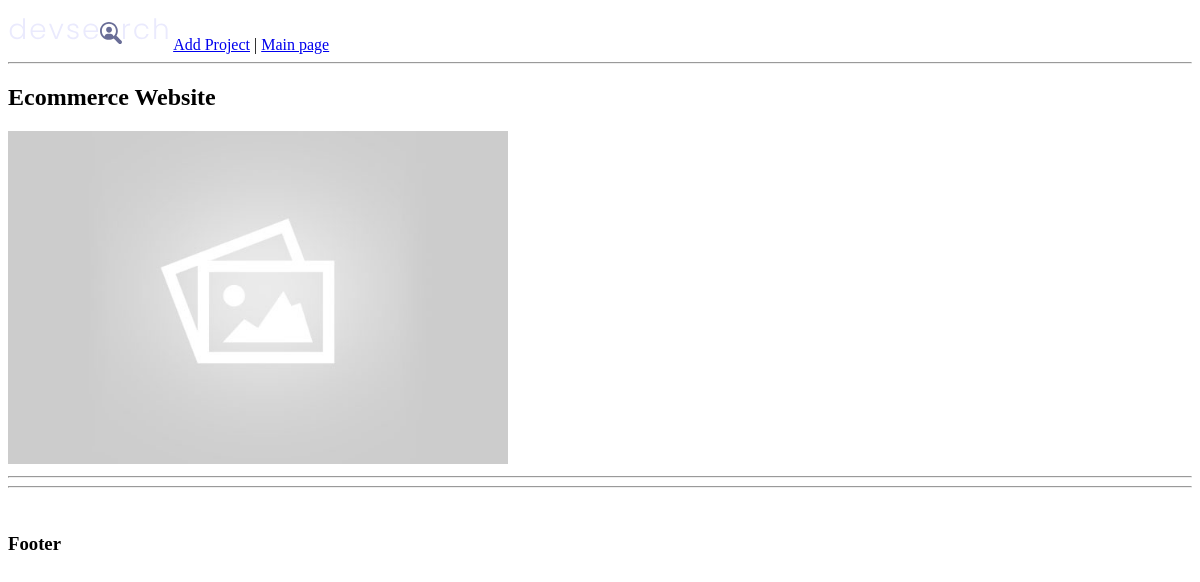
Before: /project_now_i_change_this/5fec44b2-02ea-43e1-8827-6c266c7c59f7/ with the older database file.
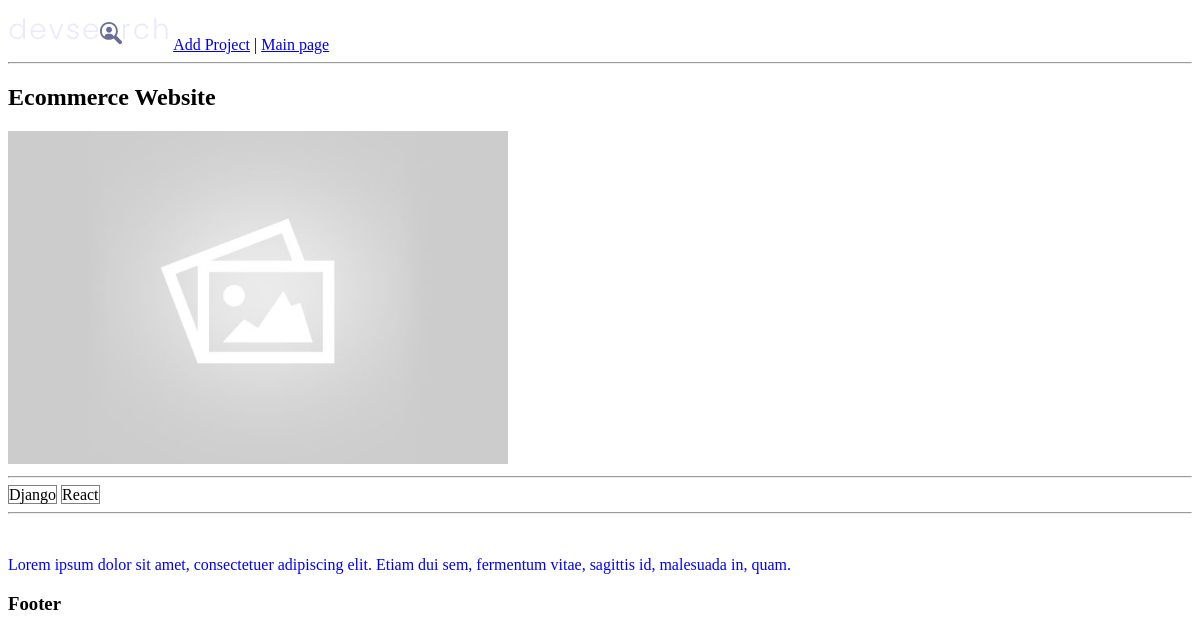
After: the same page with the newer database file.
### projects/models.py (models this page shows, shortened)
class Project(models.Model):
    title = models.CharField(max_length=200)
    description = models.TextField(null=True, blank=True)
    featured_image = models.ImageField(null=True, blank=True, default='default.jpg')
    demo_link = models.CharField(max_length=2000, null=True, blank=True)
    source_link = models.CharField(max_length=2000, null=True, blank=True)
    tags = models.ManyToManyField('Tag', blank=True)
    vote_total = models.IntegerField(default=0, null=True, blank=True)
    vote_ratio = models.IntegerField(default=0, null=True, blank=True)
    created = models.DateTimeField(auto_now_add=True)
    id = models.UUIDField(default=uuid.uuid4, unique=True, primary_key=True, editable=False)

class Tag(models.Model):
    name = models.CharField(max_length=200)
    created = models.DateTimeField(auto_now_add=True)
    id = models.UUIDField(default=uuid.uuid4, unique=True, primary_key=True, editable=False)
    def __str__(self):
        return self.name

### projects/views.py (the view)
# urls.py: path('project_now_i_change_this/<str:pk>/', views.project, name="project"),
def project(request, pk):
    projectObj = Project.objects.get(id=pk)
    context = {'projectObj': projectObj}
    return render(request, 'projects/single-project.html', context)

### projects/templates/projects/single-project.html
{% extends 'main.html' %}
{% block content %}
<h2>{{projectObj.title}}</h2>
<img style="max-width: 500px" src="{{ projectObj.featured_image.url }}" alt="">
<hr>
{% for tag in projectObj.tags.all %}
    <span style='border:1px solid grey'>{{tag}}</span>
{% endfor %}
<hr>
<br>
<p>{{projectObj.description}}</p>
{% endblock content %}

### templates/main.html (shortened to what this page needs)
<!DOCTYPE html>
{% load static %}
<html lang="en">
<head>
    <link rel="stylesheet" type="text/css" media="screen" href="{% static 'styles/main.css' %}">
</head>
<body>
    {% include 'navbar.html' %}
    {% block content %}
    {% endblock content %}
    <footer>
        <h3>Footer</h3>
    </footer>
</body>
</html>

### templates/navbar.html
{% load static %}
<img src="{% static 'images/logo.svg' %}" alt="">
<a href="{% url 'create-project' %}">Add Project</a> |
<a href="{% url 'projects' %}">Main page</a>
<hr>

### static/styles/main.css (style rules this page uses)
p { color: blue; }

Changed rows visible on the page:
changed Project "Ecommerce Website": description (not shown) → "Lorem ipsum dolor sit amet, consectetuer adipiscing elit. Etiam dui sem, fermentum vitae, sagittis id, malesuada in, quam."
added Tag: name "Django"
added Tag: name "React"
